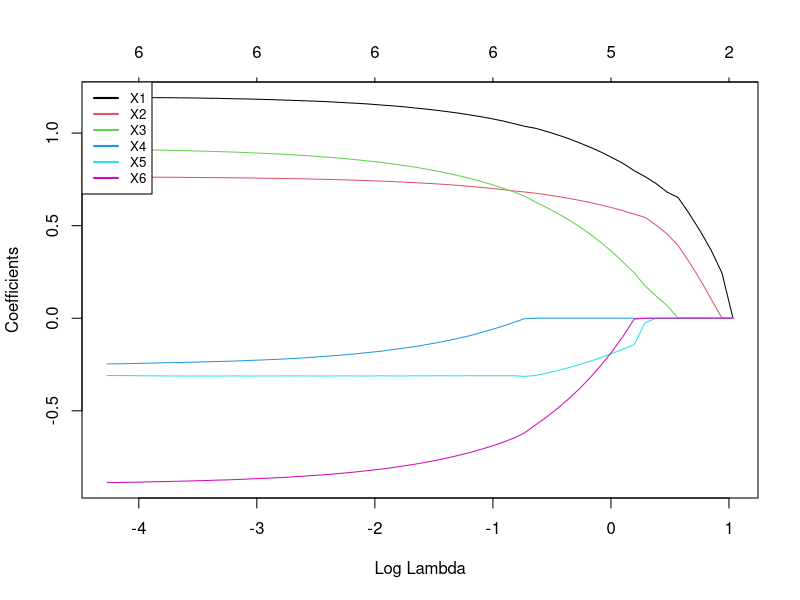
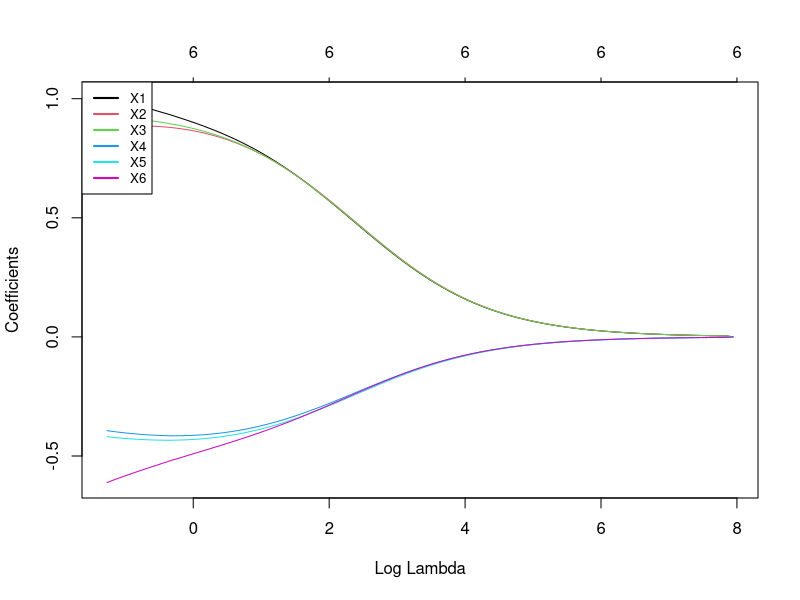

Reproduce these figures in R, in order.
# Load libraries
library(glmnet)

# Clear Working Memory
rm(list = ls())

# Main routine
n <- 500
x <- array(dim = c(n, 6))
z <- array(dim = c(n, 2))

for (i in 1:2) {
  z[, i] <- rnorm(n)
}

y <- 3 * z[, 1] - 1.5 * z[, 2] + 2 * rnorm(n)

for (j in 1:3) {
  x[, j] <- z[, 1] + rnorm(n) / 5
}

for (j in 4:6) {
  x[, j] <- z[, 2] + rnorm(n) / 5
}

glm_fit_lasso <- glmnet(x, y)
glm_fit_ridge <- glmnet(x, y, alpha = 0)

plot(glm_fit_lasso, xvar = "lambda")
legend("topleft",
       legend = c("X1", "X2", "X3", "X4", "X5", "X6"),
       col = 1:6,
       lwd = 2,
       cex = 0.8)

plot(glm_fit_ridge, xvar = "lambda")
legend("topleft",
       legend = c("X1", "X2", "X3", "X4", "X5", "X6"),
       col = 1:6,
       lwd = 2,
       cex = 0.8)